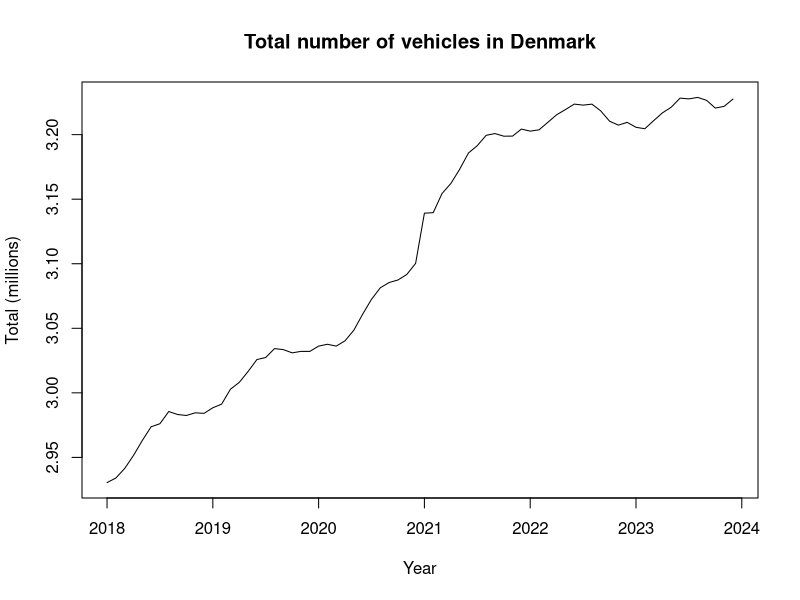

Recreate this plot in R.
### Read training data
#! Perhaps you need to set the working directory!?
#setwd("/home/pbac/g/course02417/2025/assignment1")
D <- read.csv("DST_BIL54.csv")
str(D)

# See the help
?strftime
D$time <- as.POSIXct(paste0(D$time,"-01"), "%Y-%m-%d", tz="UTC")
D$time
class(D$time)

## Year to month for each of them
D$year <- 1900 + as.POSIXlt(D$time)$year + as.POSIXlt(D$time)$mon / 12

## Make the output variable a floating point (i.e.\ decimal number)
D$total <- as.numeric(D$total) / 1E6

## Divide intro train and test set
teststart <- as.POSIXct("2024-01-01", tz="UTC")
Dtrain <- D[D$time < teststart, ]
Dtest <- D[D$time >= teststart, ]

# Make an array with train set with the year + month/12
x <- 1900 + as.POSIXlt(Dtrain$time)$year + as.POSIXlt(Dtrain$time)$mon / 12

# plot dtotal with x
plot(x, Dtrain$total, xlab="Year", ylab="Total (millions)", main="Total number of vehicles in Denmark", type="l")
